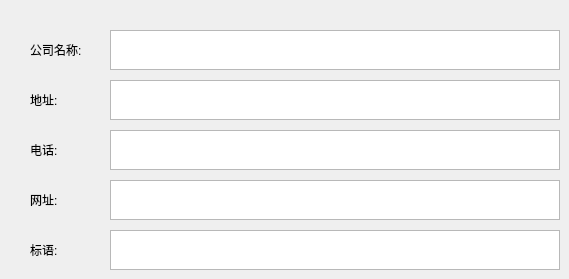
     <widget class="QWidget" name="page_8">
      <widget class="QLabel" name="label_19">
       <property name="geometry">
        <rect>
         <x>30</x>
         <y>30</y>
         <width>80</width>
         <height>40</height>
        </rect>
       </property>
       <property name="styleSheet">
        <string notr="true">font: 12pt &quot;Sans Serif&quot;;</string>
       </property>
       <property name="text">
        <string>公司名称:</string>
       </property>
      </widget>
      <widget class="QLabel" name="label_20">
       <property name="geometry">
        <rect>
         <x>30</x>
         <y>80</y>
         <width>80</width>
         <height>40</height>
        </rect>
       </property>
       <property name="styleSheet">
        <string notr="true">font: 12pt &quot;Sans Serif&quot;;</string>
       </property>
       <property name="text">
        <string>地址:</string>
       </property>
      </widget>
      <widget class="QLabel" name="label_21">
       <property name="geometry">
        <rect>
         <x>30</x>
         <y>130</y>
         <width>80</width>
         <height>40</height>
        </rect>
       </property>
       <property name="styleSheet">
        <string notr="true">font: 12pt &quot;Sans Serif&quot;;</string>
       </property>
       <property name="text">
        <string>电话:</string>
       </property>
      </widget>
      <widget class="QLabel" name="label_22">
       <property name="geometry">
        <rect>
         <x>30</x>
         <y>180</y>
         <width>80</width>
         <height>40</height>
        </rect>
       </property>
       <property name="styleSheet">
        <string notr="true">font: 12pt &quot;Sans Serif&quot;;</string>
       </property>
       <property name="text">
        <string>网址:</string>
       </property>
      </widget>
      <widget class="QLabel" name="label_23">
       <property name="geometry">
        <rect>
         <x>30</x>
         <y>230</y>
         <width>80</width>
         <height>40</height>
        </rect>
       </property>
       <property name="styleSheet">
        <string notr="true">font: 12pt &quot;Sans Serif&quot;;</string>
       </property>
       <property name="text">
        <string>标语:</string>
       </property>
      </widget>
      <widget class="QTextEdit" name="textEdit_2">
       <property name="geometry">
        <rect>
         <x>110</x>
         <y>30</y>
         <width>450</width>
         <height>40</height>
        </rect>
       </property>
       <property name="styleSheet">
        <string notr="true">font: 12pt &quot;Sans Serif&quot;;</string>
       </property>
      </widget>
      <widget class="QTextEdit" name="textEdit_3">
       <property name="geometry">
        <rect>
         <x>110</x>
         <y>80</y>
         <width>450</width>
         <height>40</height>
        </rect>
       </property>
       <property name="styleSheet">
        <string notr="true">font: 12pt &quot;Sans Serif&quot;;</string>
       </property>
      </widget>
      <widget class="QTextEdit" name="textEdit_4">
       <property name="geometry">
        <rect>
         <x>110</x>
         <y>130</y>
         <width>450</width>
         <height>40</height>
        </rect>
       </property>
       <property name="styleSheet">
        <string notr="true">font: 12pt &quot;Sans Serif&quot;;</string>
       </property>
      </widget>
      <widget class="QTextEdit" name="textEdit_5">
       <property name="geometry">
        <rect>
         <x>110</x>
         <y>180</y>
         <width>450</width>
         <height>40</height>
        </rect>
       </property>
       <property name="styleSheet">
        <string notr="true">font: 12pt &quot;Sans Serif&quot;;</string>
       </property>
      </widget>
      <widget class="QTextEdit" name="textEdit_6">
       <property name="geometry">
        <rect>
         <x>110</x>
         <y>230</y>
         <width>450</width>
         <height>40</height>
        </rect>
       </property>
       <property name="styleSheet">
        <string notr="true">font: 12pt &quot;Sans Serif&quot;;</string>
       </property>
      </widget>
     </widget>
